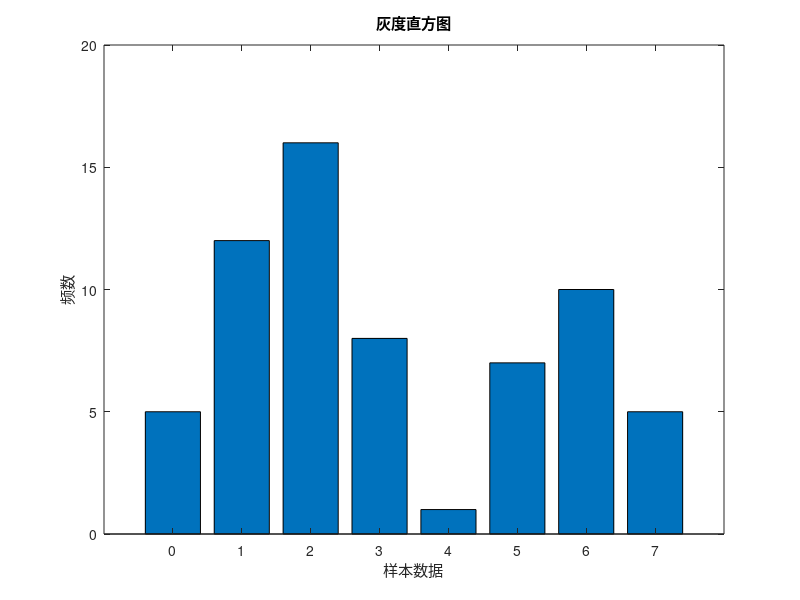

The MATLAB script that drew this image:
list = [0,1,1,2,3,1,3,2;7,6,5,0,6,2,5,7;6,6,0,1,1,6,4,3;2,7,6,5,5,3,6,5;...
    3,2,2,7,2,6,6,1;2,6,5,0,2,7,5,0;1,2,3,2,1,2,1,2;3,2,1,3,1,1,2,2];
disp(numel(list))
a=[];
for i =0:7
    a(end+1) = length(find(list==i));
end
disp(a)
h = [0,1,2,3,4,5,6,7];
bar(h,a)
axis([-1,8,0,20])
title('灰度直方图')
xlabel('样本数据');
ylabel('频数');
% 林啸涛1795131028